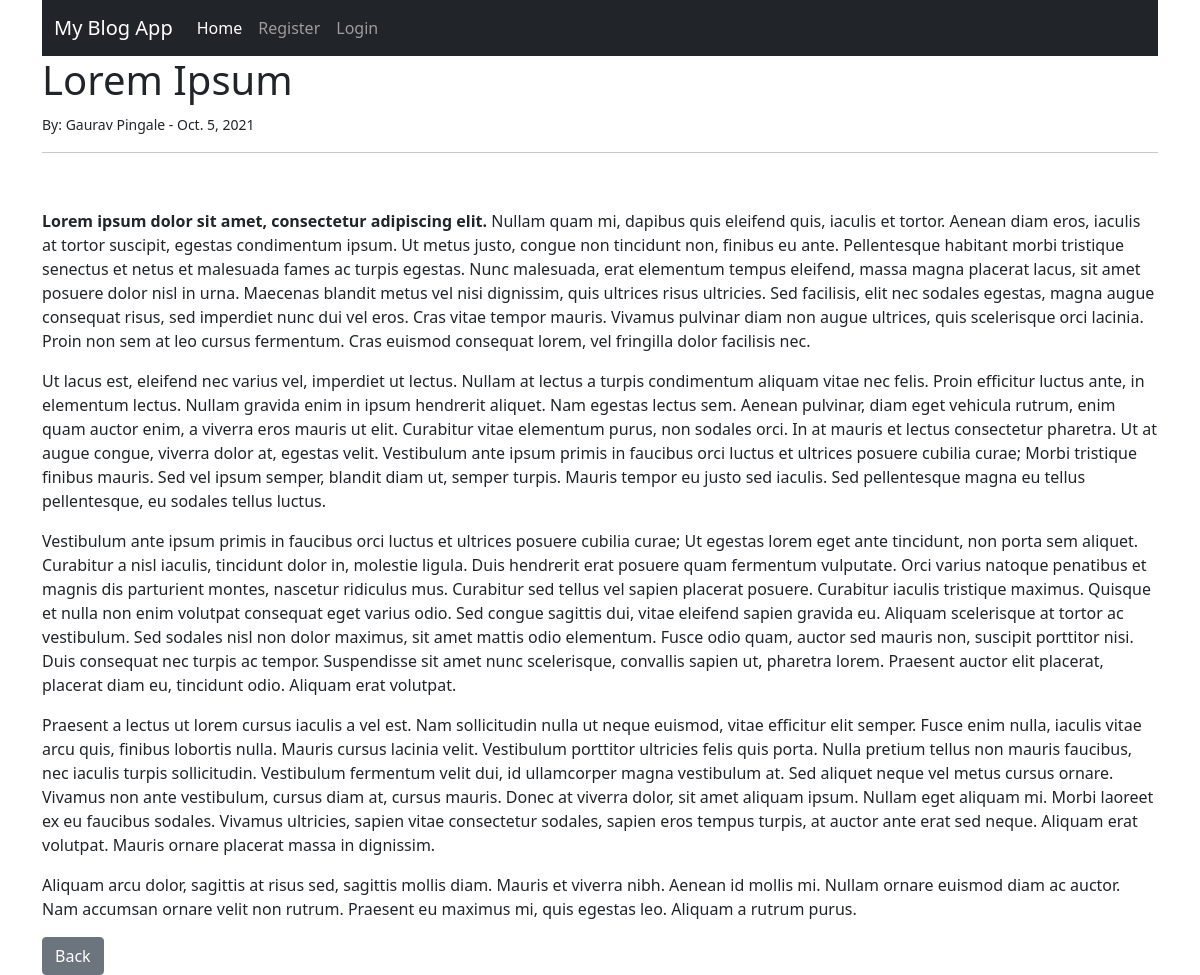
Page /article/6 on the committed database.
### blogapp/models.py (models this page shows, shortened)
class Post(models.Model):
    title = models.CharField(max_length=255)
    author = models.ForeignKey(User,on_delete=models.CASCADE)
    body = models.TextField()
    publish_date = models.DateField(auto_now_add=True)
    category = models.CharField(max_length=100)

### blogapp/views.py (the view)
# urls.py: path('article/<int:pk>',views.ArticleView.as_view(),name="article" ),
class ArticleView(DetailView):
    model = Post
    template_name = 'blogapp/article.html'

### blogapp/templates/blogapp/article.html (shortened to what this page needs)
{% extends 'blogapp/base.html' %}
{% block content %}
    <h1>{{post.title}}</h1>
    <small>By: {{post.author.first_name}} {{post.author.last_name}} - {{post.publish_date}}</small>
    <hr>
    <br/>
       <p>
        {{post.body|safe}}
       </p>
       <a href="{% url 'home' %}" class="btn btn-secondary">Back</a>
{% endblock %}

### rows in the picture
Post: title "Lorem Ipsum", author.first_name "Gaurav", author.last_name "Pingale", publish_date "Oct. 5, 2021", body "Lorem ipsum dolor sit amet, consectetur adipiscing elit. Nullam quam mi, dapibus quis eleifend quis, iaculis et tortor. Aenean diam eros, iaculis at tortor suscipit, egestas condimentum ipsum. Ut metus justo, congue non tincidunt non, finibus eu ante. Pellentesque habitant morbi tristique senectus et netus et malesuada fames ac turpis egestas. Nunc malesuada, erat elementum tempus eleifend, massa magna placerat lacus, sit amet posuere dolor nisl in urna. Maecenas blandit metus vel nisi dignissim, quis ultrices risus ultricies. Sed facilisis, elit nec sodales egestas, magna augue consequat risus, sed imperdiet nunc dui vel eros. Cras vitae tempor mauris. Vivamus pulvinar diam non augue…"
